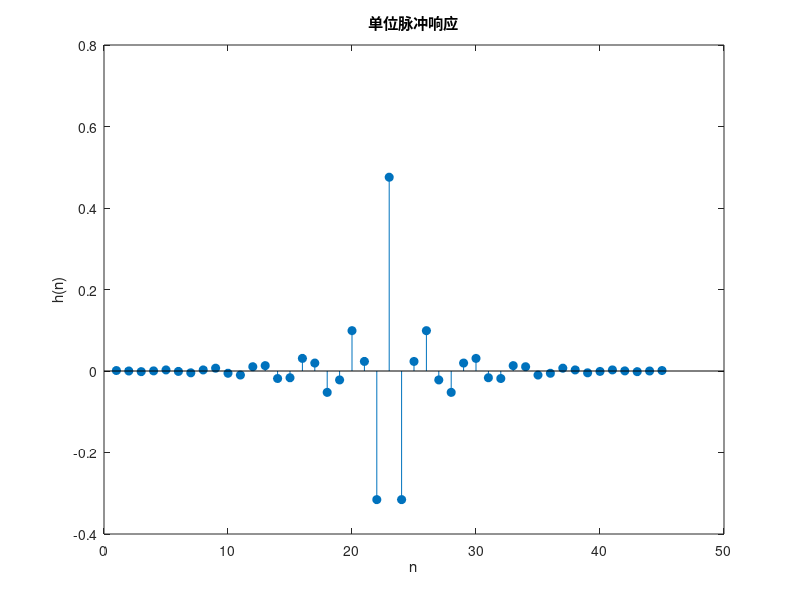

This chart was generated by the following MATLAB code: (Note: this script raises an error after producing the figure.)
% 设计高通FIR滤波器
wp=0.6*pi; % 通带截止频率
ws=0.45*pi; % 阻带截止频率
wdelta=wp-ws; %过渡带宽度
N=ceil(6.6*pi/wdelta); % 计算滤波器阶数
N1=N+mod(N+1,2); % 确保N1为奇数
wc=(wp+ws)/2/pi; %理想滤波器的截止频率
hn=fir1(N1-1,wc,'high',hamming(N1)); % 使用fir1()函数设计滤波器
figure(1); % 创建新的图形窗口
stem(hn,'filled'); % 绘制滤波器单位脉冲响应序列波形图
xlabel('n');ylabel('h(n)');title('单位脉冲响应');
fvtool(hn,1); % 绘制滤波器的幅频响应曲线

% 检验指标
omega=[wp ws];h = freqz(hn,1,omega);
fprintf('Ap= %.4f\n',-20*log10(abs(h(1))));
fprintf('As= %.4f\n',-20*log10(abs(h(2))));